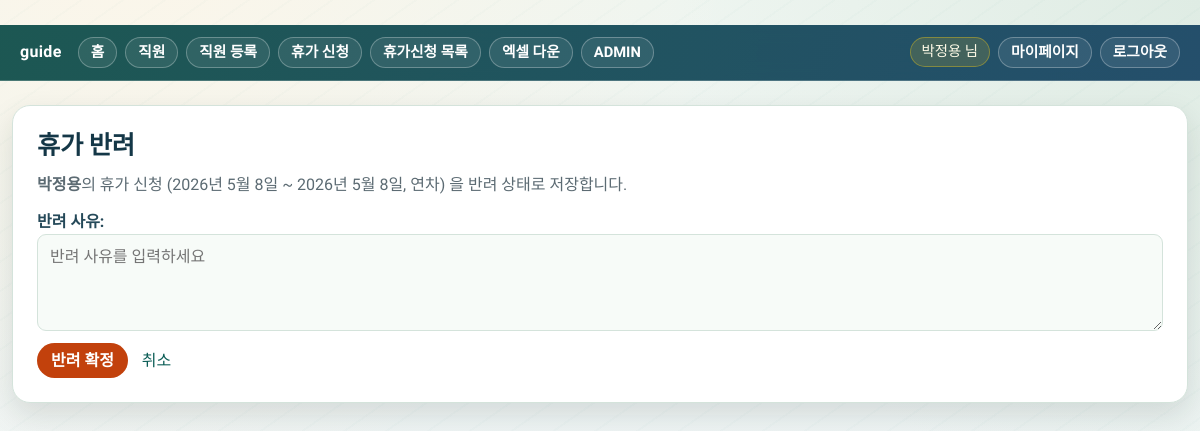
/leave/6/reject/ (signed in), run on the app's committed database.
### employee/models.py (models this page shows, shortened)
class Employee(models.Model):
	class Department(models.TextChoices):
		MEDICAL = '진료부', '진료부'
		WARD_3 = '3병동', '3병동'
		WARD_5A = '5A병동', '5A병동'
		WARD_5B = '5B병동', '5B병동'
		OPERATING_ROOM = '수술실', '수술실'
		TREATMENT_ROOM = '치료실', '치료실'
		OUTPATIENT = '외래', '외래'
		COUNSELING_ROOM = '상담실', '상담실'
		NURSING = '간호부', '간호부'
		NURSING_ADMIN = '간호행정', '간호행정'
		ADMINISTRATION = '원무과', '원무과'
		GENERAL_AFFAIRS = '총무과', '총무과'
		FACILITIES = '시설과', '시설과'
		REVIEW = '심사과', '심사과'
		HEALTH_CHECK = '검진센터', '검진센터'
		RADIOLOGY = '영상의학과', '영상의학과'
		LAB_MEDICINE = '진단검사의학과', '진단검사의학과'
		PHYSICAL_THERAPY = '물리치료', '물리치료'
		EXERCISE_THERAPY = '운동치료', '운동치료'
		IN_HOUSE_PHARMACY = '원내약국', '원내약국'
		NUTRITION = '영양과', '영양과'
	class EmploymentStatus(models.TextChoices):
		ACTIVE = 'active', '재직'
		LEAVE = 'leave', '휴직'
		RESIGNED = 'resigned', '퇴사'
	user = models.OneToOneField(
		User,
		on_delete=models.SET_NULL,
		null=True,
		blank=True,
		related_name='employee_profile',
	)
	name = models.CharField('이름', max_length=50)
	employee_number = models.CharField('사번', max_length=30, unique=True)
	department = models.CharField('부서', max_length=100, choices=Department.choices)
	position = models.CharField('직급', max_length=50)
	hire_date = models.DateField('입사일')
	employment_status = models.CharField(
		'재직상태',
		max_length=20,
		choices=EmploymentStatus.choices,
		default=EmploymentStatus.ACTIVE,
	)
	must_change_password = models.BooleanField(
		'최초 로그인 비밀번호 변경 필요',
		default=True,
	)
	created_at = models.DateTimeField(auto_now_add=True)
	updated_at = models.DateTimeField(auto_now=True)
	class Meta:
		ordering = ['name']

### leave_app/models.py (models this page shows, shortened)
class LeaveRequest(models.Model):
    class LeaveType(models.TextChoices):
        ANNUAL = 'annual', '연차'
        HALF_DAY = 'half_day', '반차'
        PAID = 'paid', '유급'
        UNPAID = 'unpaid', '무급'
        BEREAVEMENT = 'bereavement', '경조'
        REWARD = 'reward', '포상'
        TRAINING = 'training', '훈련'
        OTHER = 'other', '기타'
    class LeaveStatus(models.TextChoices):
        PENDING = 'pending', '대기'
        APPROVED = 'approved', '승인'
        REJECTED = 'rejected', '반려'
        CANCELED = 'canceled', '취소'
    employee = models.ForeignKey(Employee, on_delete=models.CASCADE, related_name='leave_requests')
    start_date = models.DateField('시작일')
    end_date = models.DateField('종료일')
    leave_type = models.CharField('휴가종류', max_length=20, choices=LeaveType.choices)
    leave_reason = models.TextField('휴가 사유', blank=True)
    days_count = models.DecimalField('사용일수', max_digits=4, decimal_places=1, default=Decimal('0'))
    status = models.CharField(
        '상태',
        max_length=20,
        choices=LeaveStatus.choices,
        default=LeaveStatus.PENDING,
    )
    approver = models.ForeignKey(
        User,
        on_delete=models.SET_NULL,
        null=True,
        blank=True,
        related_name='approved_leave_requests',
        verbose_name='승인자',
    )
    reject_reason = models.TextField('반려 사유', blank=True)
    requested_at = models.DateTimeField('신청일', auto_now_add=True)
    class Meta:
        ordering = ['-requested_at']

### leave_app/views.py (the view)
# urls.py: path('<int:pk>/reject/', leave_reject, name='reject'),
@user_passes_test(_is_staff)
def leave_reject(request, pk):
    leave_request = get_object_or_404(LeaveRequest, pk=pk)
    if leave_request.status == LeaveRequest.LeaveStatus.CANCELED:
        messages.warning(request, '취소된 신청은 승인/반려로 정정할 수 없습니다.')
        return redirect('leave_app:list')
    previous_status = leave_request.status
    status_labels = {str(key): label for key, label in LeaveRequest.LeaveStatus.choices}
    previous_status_label = status_labels.get(str(previous_status), previous_status)
    if request.method == 'POST':
        form = LeaveRejectForm(request.POST)
        if form.is_valid():
            leave_request.status = LeaveRequest.LeaveStatus.REJECTED
            leave_request.approver = request.user
            leave_request.reject_reason = form.cleaned_data['reject_reason']
            leave_request.save(update_fields=['status', 'approver', 'reject_reason'])
            write_audit_log(
                actor=request.user,
                action='leave_rejected',
                target=leave_request,
                detail=(
                    f'휴가 반려: {leave_request.employee.name} '
                    f'({leave_request.employee.employee_number}) '
                    f'상태변경: {previous_status_label} -> 반려 / 사유: {leave_request.reject_reason}'
                ),
            )
            if previous_status == LeaveRequest.LeaveStatus.APPROVED:
                messages.success(request, '휴가 신청 상태를 승인에서 반려로 정정했습니다.')
            elif previous_status == LeaveRequest.LeaveStatus.REJECTED:
                messages.success(request, '휴가 신청을 반려 상태로 다시 저장했습니다.')
            else:
                messages.success(request, '휴가 신청을 반려했습니다.')
            return redirect('leave_app:list')
    else:
        form = LeaveRejectForm()
    return render(request, 'leave_app/leave_reject.html', {'form': form, 'leave': leave_request})

### leave_app/forms.py
class LeaveRejectForm(forms.Form):
    reject_reason = forms.CharField(
        label='반려 사유',
        widget=forms.Textarea(attrs={'rows': 3, 'placeholder': '반려 사유를 입력하세요'}),
    )

### leave_app/views.py (called while the page is built)
def _is_staff(user):
    return user.is_staff

### templates/leave_app/leave_reject.html (shortened to what this page needs)
{% extends 'base.html' %}
{% block content %}
<h2>{% if leave.status == 'pending' %}휴가 반려{% else %}휴가 반려 정정{% endif %}</h2>
<p>
    <strong>{{ leave.employee.name }}</strong>의 휴가 신청
    ({{ leave.start_date }} ~ {{ leave.end_date }}, {{ leave.get_leave_type_display }})
    을 반려 상태로 저장합니다.
</p>
<form method="post">
    {{ form.as_p }}
    <button type="submit" class="btn btn-danger">{% if leave.status == 'pending' %}반려 확정{% else %}반려로 정정{% endif %}</button>
    <a href="{% url 'leave_app:list' %}" class="ml-10">취소</a>
</form>
{% endblock %}

### templates/base.html (shortened to what this page needs)
﻿{% load static %}
<!doctype html>
<html lang="ko">
<head>
    <link rel="stylesheet" href="{% static 'css/style.css' %}">
</head>
<body class="{% block body_class %}{% endblock %}">
{% if request.path != '/accounts/login/' %}
<header>
    <nav class="top-nav">
        <a class="brand-link" href="/">guide</a>
        <div class="nav-main">
        {% if request.user.is_authenticated %}
            {% if request.user.is_staff %}
                <a class="nav-item" href="/">홈</a>
                <a class="nav-item" href="/employees/">직원</a>
                <a class="nav-item" href="{% url 'employee:create' %}">직원 등록</a>
                <a class="nav-item" href="/leave/request/">휴가 신청</a>
                <a class="nav-item" href="/leave/">휴가신청 목록</a>
                <a class="nav-item" href="{% url 'leave_app:export_csv' %}">엑셀 다운</a>
                <a class="nav-item" href="/admin/">ADMIN</a>
            {% else %}
                <a class="nav-item" href="/">홈</a>
                <a class="nav-item" href="{% url 'leave_app:request_create' %}">휴가신청</a>
                <a class="nav-item" href="{% url 'leave_app:list' %}">휴가신청목록</a>
            {% endif %}
        {% else %}
            <a class="nav-item" href="/">홈</a>
            <a class="nav-item" href="/accounts/login/">로그인</a>
            <a class="nav-item" href="{% url 'signup' %}">회원가입</a>
        {% endif %}
        </div>
        {% if request.user.is_authenticated %}
        <div class="nav-auth">
            <span class="user-badge">{% firstof request.user.employee_profile.name request.user.first_name request.user.username %} 님</span>
            <a class="nav-item" href="{% url 'my_page' %}">마이페이지</a>
            <form method="post" action="{% url 'logout' %}">
                <button type="submit" class="nav-link-btn">로그아웃</button>
            </form>
        </div>
        {% endif %}
    </nav>
</header>
{% endif %}
<main class="container">
    {% block content %}{% endblock %}
</main>
</body>
</html>

### static/css/style.css (style rules this page uses)
:root { --bg-0: #eef5f0; --bg-1: #dfece4; --bg-2: #fdf6e9; --surface: #ffffff; --surface-muted: #f7fbf8; --border: #d4e3db; --border-strong: #b6ccc0; --ink: #1b2a33; --ink-soft: #5c6b73; --brand: #0f766e; --brand-strong: #0b5d56; --danger: #c2410c; --warning: #b45309; --success: #166534; --radius-lg: 18px; --radius-md: 12px; --radius-sm: 9px; --shadow-soft: 0 12px 30px rgba(13, 35, 28, 0.12); --login-form-justify: flex-end; --login-form-align: center; --login-form-offset-x: -110px; --login-form-offset-y: 0px; }
* { box-sizing: border-box; }
html, body { min-height: 100%; }
body { margin: 0; font-family: 'IBM Plex Sans KR', sans-serif; color: var(--ink); line-height: 1.55; background: radial-gradient(circle at 10% -15%, var(--bg-2) 0%, transparent 44%), radial-gradient(circle at 100% 0%, var(--bg-1) 0%, transparent 36%), linear-gradient(180deg, var(--bg-0) 0%, #eff4f8 100%); }
body::before { content: ''; position: fixed; inset: 0; pointer-events: none; z-index: -1; opacity: 0.28; background-image: repeating-linear-gradient( -35deg, rgba(15, 118, 110, 0.06) 0, rgba(15, 118, 110, 0.06) 2px, transparent 2px, transparent 24px ); }
a { color: var(--brand-strong); text-decoration: none; }
h1, h2, h3 { margin: 0 0 12px; color: #143747; font-family: 'Sora', 'IBM Plex Sans KR', sans-serif; letter-spacing: -0.01em; line-height: 1.24; }
h2 { font-size: clamp(1.32rem, 2.1vw, 1.72rem); }
p { margin: 0 0 12px; color: var(--ink-soft); }
header { position: sticky; top: 0; z-index: 20; background: linear-gradient(110deg, rgba(9, 73, 69, 0.92), rgba(20, 65, 97, 0.92)); border-bottom: 1px solid rgba(255, 255, 255, 0.2); backdrop-filter: blur(8px); }
.top-nav { max-width: 1240px; margin: 0 auto; padding: 12px 20px; display: flex; align-items: center; gap: 10px; flex-wrap: wrap; }
.brand-link { font-family: 'Sora', sans-serif; font-weight: 700; color: #ffffff; letter-spacing: 0.02em; margin-right: 6px; }
.nav-main, .nav-auth { display: flex; align-items: center; gap: 8px; flex-wrap: wrap; }
.nav-main { flex: 1 1 auto; }
.nav-item, .nav-link-btn { border: 1px solid rgba(255, 255, 255, 0.28); color: #fff; background: rgba(255, 255, 255, 0.08); border-radius: 999px; padding: 7px 12px; font-size: 0.92rem; line-height: 1; font-weight: 600; text-decoration: none; cursor: pointer; transition: transform 0.16s ease, background 0.16s ease, border-color 0.16s ease; }
.nav-link-btn { font-family: inherit; }
.user-badge { color: #fefae7; font-size: 0.9rem; border: 1px solid rgba(250, 204, 21, 0.36); background: rgba(250, 204, 21, 0.14); padding: 7px 11px; border-radius: 999px; line-height: 1; }
.container { width: calc(100% - 24px); max-width: 1200px; margin: 24px auto; background: var(--surface); border-radius: var(--radius-lg); border: 1px solid var(--border); padding: 24px; box-shadow: var(--shadow-soft); }
form { margin: 0; }
form p { margin: 0 0 12px; }
label { font-weight: 600; color: #254959; }
input[type="text"], input[type="password"], input[type="email"], input[type="date"], select, textarea { width: 100%; max-width: 100%; font: inherit; color: var(--ink); border: 1px solid var(--border); border-radius: var(--radius-sm); background: var(--surface-muted); padding: 10px 12px; outline: none; transition: border-color 0.18s ease, box-shadow 0.18s ease, background-color 0.18s ease; }
textarea { min-height: 96px; resize: vertical; }
.btn { display: inline-flex; align-items: center; justify-content: center; gap: 6px; font: inherit; text-decoration: none; border: 1px solid transparent; border-radius: 999px; background: var(--brand); color: #ffffff; padding: 8px 13px; line-height: 1.1; font-weight: 600; cursor: pointer; transition: transform 0.15s ease, box-shadow 0.15s ease, background-color 0.15s ease; }
.btn-danger { background: var(--danger); }
.ml-10 { margin-left: 10px; }

### data on the page
LeaveRequest: employee.name "박정용", start_date "2026년 5월 8일", end_date "2026년 5월 8일", leave_type "연차"
